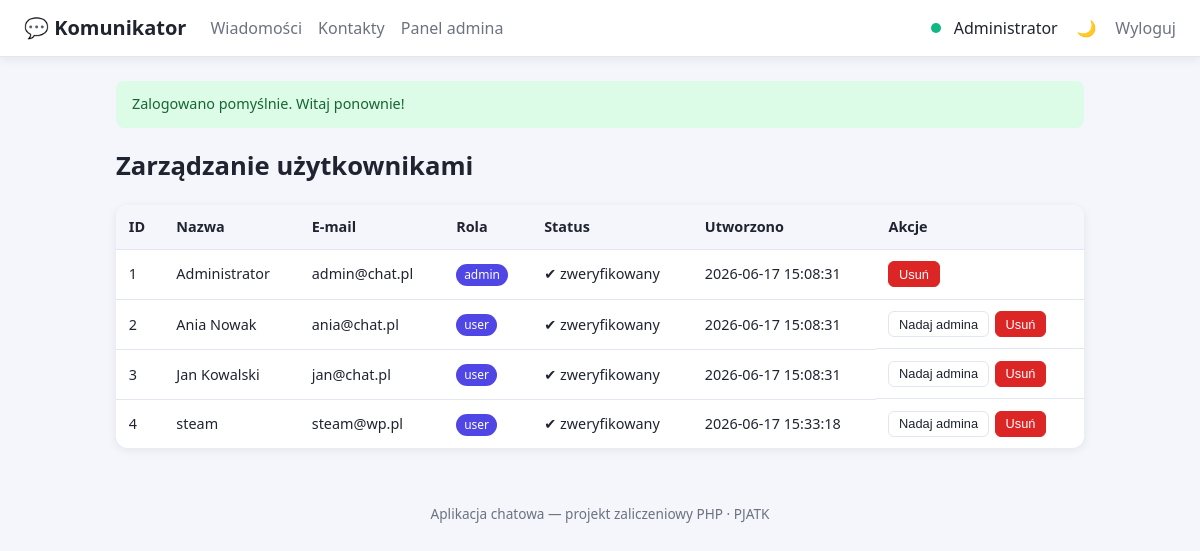
Before: /index.php?page=admin_users (signed in) with the older database file.
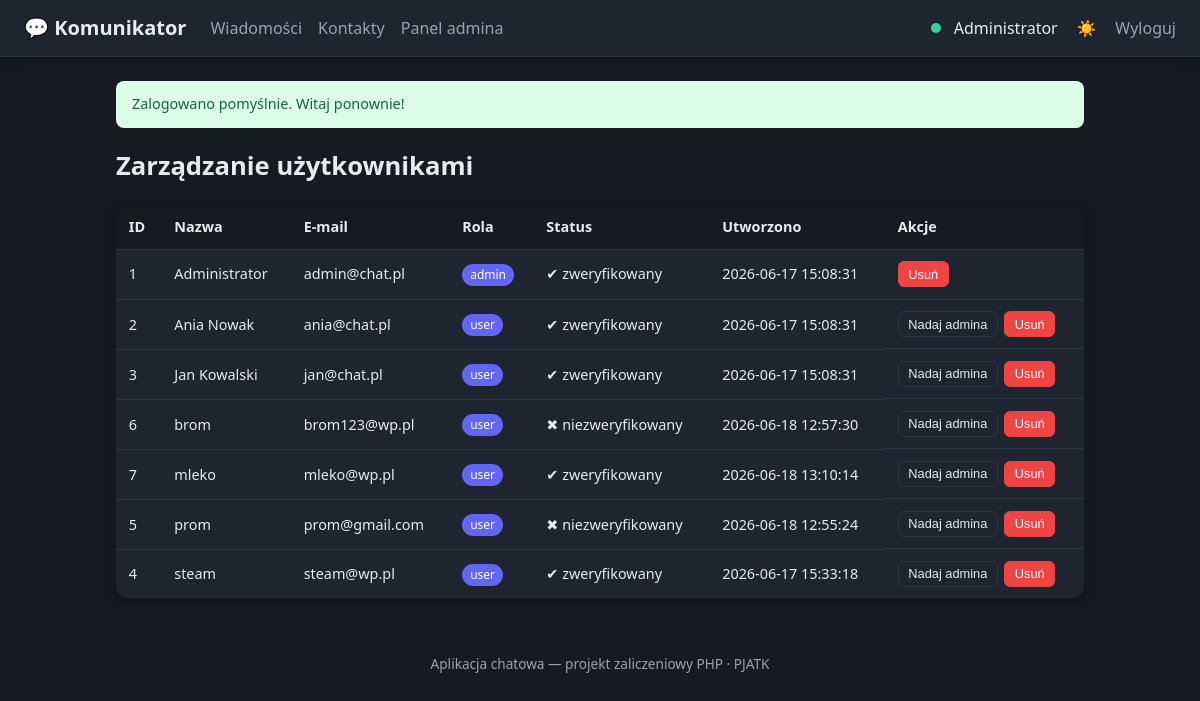
After: the same page with the newer database file.
### tables this page shows
CREATE TABLE users (
    id                 INTEGER PRIMARY KEY AUTOINCREMENT,
    email              TEXT    NOT NULL UNIQUE,
    password_hash      TEXT    NOT NULL,
    display_name       TEXT    NOT NULL,
    role               TEXT    NOT NULL DEFAULT 'user',      -- 'admin' lub 'user'
    is_verified        INTEGER NOT NULL DEFAULT 0,           -- 0 = niezweryfikowany, 1 = e-mail potwierdzony
    verification_token TEXT,                                 -- token z linka aktywacyjnego
    auth_provider      TEXT    NOT NULL DEFAULT 'local',     -- 'local' / 'google' / 'facebook'
    theme              TEXT    NOT NULL DEFAULT 'light',     -- preferencja: 'light' / 'dark'
    is_online          INTEGER NOT NULL DEFAULT 0,           -- status online
    created_at         TEXT    NOT NULL DEFAULT (datetime('now'))
);

### config.php (called while the page is built, shortened)
<?php
spl_autoload_register(function (string $class): void {
    $folders = ['src', 'src/Models', 'src/Controllers'];
    foreach ($folders as $folder) {
        $file = BASE_PATH . "/$folder/$class.php";
        if (is_file($file)) {
            return;
        }
    }
});
function e(?string $value): string
{
    return htmlspecialchars((string) $value, ENT_QUOTES, 'UTF-8');
}
function take_flash(): ?array
{
    $flash = $_SESSION['flash'] ?? null;
    return $flash;
}
function view(string $template, array $data = []): void
{
    extract($data);
    require BASE_PATH . "/views/$template.php";
    $content = ob_get_clean();
    require BASE_PATH . "/views/layout.php";
}

### src/Controllers/AdminController.php (called while the page is built, shortened)
<?php
class AdminController
{
    public function users(): void
    {
        view('admin/users', ['users' => User::all(), 'myId' => (int) Auth::user()['id']]);
    }
}

### index.php (called while the page is built, shortened)
<?php
require __DIR__ . '/config.php';
$routes = [
    'login'        => [AuthController::class,    'login',     'guest'],
    'do_login'     => [AuthController::class,    'doLogin',   'guest'],
    'register'     => [AuthController::class,    'register',  'guest'],
    'do_register'  => [AuthController::class,    'doRegister','guest'],
    'verify'       => [AuthController::class,    'verify',    'guest'],
    'logout'       => [AuthController::class,    'logout',    'auth'],
    'messages'        => [MessageController::class, 'index',  'auth'],
    'message_create'  => [MessageController::class, 'create', 'auth'],
    'message_edit'    => [MessageController::class, 'edit',   'auth'],
    'message_save'    => [MessageController::class, 'save',   'auth'],
    'message_delete'  => [MessageController::class, 'delete', 'auth'],
    'export'          => [MessageController::class, 'export', 'auth'],
    'conversation_create' => [ConversationController::class, 'create', 'auth'],
    'conversation_save'   => [ConversationController::class, 'save',   'auth'],
    'contacts'        => [ContactController::class, 'index',  'auth'],
    'contact_add'     => [ContactController::class, 'add',    'auth'],
    'contact_delete'  => [ContactController::class, 'delete', 'auth'],
    'toggle_theme'    => [SettingsController::class, 'toggleTheme', 'auth'],
    'admin'           => [AdminController::class, 'dashboard',  'admin'],
    'admin_users'     => [AdminController::class, 'users',      'admin'],
    'admin_set_role'  => [AdminController::class, 'setRole',    'admin'],
    'admin_delete'    => [AdminController::class, 'deleteUser', 'admin'],
];
$page = $_GET['page'] ?? (Auth::check() ? 'messages' : 'login');
[$controllerClass, $method, $access] = $routes[$page];
if ($access === 'auth') {
    Auth::requireLogin();
} elseif ($access === 'admin') {
    Auth::requireAdmin();
}
try {
    $controller = new $controllerClass();
    $controller->$method();
} catch (Throwable $ex) {
    show_error(500, 'Wystąpił wewnętrzny błąd serwera.');
}

### src/Database.php (called while the page is built)
<?php
class Database
{
    private static ?PDO $instance = null;
    public static function pdo(): PDO
    {
        if (self::$instance === null) {
            self::$instance = self::connect();
        }
        return self::$instance;
    }
    private static function connect(): PDO
    {
        $pdo = new PDO('sqlite:' . DB_PATH);
        $pdo->setAttribute(PDO::ATTR_ERRMODE, PDO::ERRMODE_EXCEPTION);
        $pdo->setAttribute(PDO::ATTR_DEFAULT_FETCH_MODE, PDO::FETCH_ASSOC);
        $pdo->exec('PRAGMA foreign_keys = ON');
        return $pdo;
    }
    public static function run(string $sql, array $params = []): PDOStatement
    {
        $stmt = self::pdo()->prepare($sql);
        $stmt->execute($params);
        return $stmt;
    }
}

### src/Models/User.php (called while the page is built, shortened)
<?php
class User
{
    public static function find(int $id): ?array
    {
        $stmt = Database::run('SELECT * FROM users WHERE id = :id', [':id' => $id]);
        return $stmt->fetch() ?: null;
    }
    public static function all(): array
    {
        return Database::run('SELECT * FROM users ORDER BY display_name')->fetchAll();
    }
}

### src/Auth.php (called while the page is built, shortened)
<?php
class Auth
{
    public static function check(): bool
    {
        return isset($_SESSION['user_id']);
    }
    public static function user(): ?array
    {
        return User::find((int) $_SESSION['user_id']);
    }
    public static function requireLogin(): void
    {
        if (!self::check() || self::user() === null) {
            unset($_SESSION['user_id']);
            flash('Musisz się zalogować, aby korzystać z aplikacji.', 'error');
            redirect('index.php?page=login');
        }
    }
    public static function requireAdmin(): void
    {
        self::requireLogin();
    }
}

### views/admin/users.php (the view, shortened to what this page needs)
<div class="page-head"><h1>Zarządzanie użytkownikami</h1></div>
<table class="table">
    <thead>
        <tr><th>ID</th><th>Nazwa</th><th>E-mail</th><th>Rola</th><th>Status</th><th>Utworzono</th><th>Akcje</th></tr>
    </thead>
    <tbody>
    <?php foreach ($users as $u): ?>
        <tr>
            <td><?= (int) $u['id'] ?></td>
            <td><?= e($u['display_name']) ?></td>
            <td><?= e($u['email']) ?></td>
            <td><span class="badge"><?= e($u['role']) ?></span></td>
            <td><?= $u['is_verified'] ? '✔ zweryfikowany' : '✖ niezweryfikowany' ?></td>
            <td><?= e($u['created_at']) ?></td>
            <td class="actions">
                <?php if ((int) $u['id'] !== $myId): ?>
                    <form method="post" action="index.php?page=admin_set_role" class="inline">
                        <button class="btn-sm" type="submit">
                            <?= $u['role'] === 'admin' ? 'Odbierz admina' : 'Nadaj admina' ?>
                        </button>
                    </form>
                <?php endif; ?>
                <form method="post" action="index.php?page=admin_delete" class="inline"
                      onsubmit="return confirm('Usunąć użytkownika?');">
                    <button class="btn-sm btn-danger" type="submit">Usuń</button>
                </form>
            </td>
        </tr>
    <?php endforeach; ?>
    </tbody>
</table>

### views/layout.php (shortened to what this page needs)
<?php
$currentUser = Auth::user();
$theme = $currentUser['theme'] ?? 'light';
$flash = take_flash();
?>
<!DOCTYPE html>
<html lang="pl" data-theme="<?= e($theme) ?>">
<head>
    <link rel="stylesheet" href="public/css/style.css">
</head>
<body>
<header class="topbar">
    <a class="brand" href="index.php?page=messages">💬 Komunikator</a>
    <?php if ($currentUser): ?>
        <nav class="nav">
            <a href="index.php?page=messages">Wiadomości</a>
            <a href="index.php?page=contacts">Kontakty</a>
            <?php if ($currentUser['role'] === 'admin'): ?>
                <a href="index.php?page=admin">Panel admina</a>
            <?php endif; ?>
        </nav>
        <div class="user-box">
            <span class="online-dot" title="online"></span>
            <span><?= e($currentUser['display_name']) ?></span>
            <form method="post" action="index.php?page=toggle_theme" class="inline">
                <button class="btn-link" title="Zmień motyw">
                    <?= $theme === 'dark' ? '☀️' : '🌙' ?>
                </button>
            </form>
            <a class="btn-link" href="index.php?page=logout">Wyloguj</a>
        </div>
    <?php endif; ?>
</header>
<main class="container">
    <?php if ($flash): ?>
        <div class="flash flash-<?= e($flash['type']) ?>"><?= e($flash['message']) ?></div>
    <?php endif; ?>
    <?= $content ?>
</main>
<footer class="footer">
    Aplikacja chatowa — projekt zaliczeniowy PHP &middot; PJATK
</footer>
</body>
</html>

### public/css/style.css (style rules this page uses)
:root, [data-theme="light"] { --bg: #f4f6fb; --surface: #ffffff; --text: #1f2430; --muted: #6b7280; --border: #e2e6ef; --primary: #4f46e5; --primary-d: #4338ca; --danger: #dc2626; --accent: #10b981; --shadow: 0 2px 10px rgba(20, 30, 60, .08); }
[data-theme="dark"] { --bg: #161a23; --surface: #1f2530; --text: #e8eaf0; --muted: #9aa3b2; --border: #2c3442; --primary: #6366f1; --primary-d: #818cf8; --danger: #ef4444; --accent: #34d399; --shadow: 0 2px 12px rgba(0, 0, 0, .35); }
* { box-sizing: border-box; }
body { margin: 0; font-family: "Segoe UI", Roboto, system-ui, sans-serif; background: var(--bg); color: var(--text); line-height: 1.5; }
a { color: var(--primary); text-decoration: none; }
.topbar { display: flex; align-items: center; gap: 1.5rem; background: var(--surface); border-bottom: 1px solid var(--border); padding: .8rem 1.5rem; box-shadow: var(--shadow); }
.brand { font-size: 1.25rem; font-weight: 700; color: var(--text); }
.nav { display: flex; gap: 1rem; }
.nav a { color: var(--muted); font-weight: 500; }
.user-box { margin-left: auto; display: flex; align-items: center; gap: .8rem; }
.online-dot { width: 10px; height: 10px; border-radius: 50%; background: var(--accent); display: inline-block; }
.container { max-width: 1000px; margin: 1.5rem auto; padding: 0 1rem; }
.footer { text-align: center; color: var(--muted); padding: 2rem 0; font-size: .85rem; }
.page-head { display: flex; align-items: center; justify-content: space-between; margin-bottom: 1rem; }
h1 { font-size: 1.6rem; margin: .2rem 0; }
.btn-link { background: none; border: none; cursor: pointer; color: var(--muted); font-size: 1rem; }
.btn-sm { padding: .3rem .6rem; font-size: .8rem; border-radius: 6px; border: 1px solid var(--border); background: var(--surface); color: var(--text); cursor: pointer; }
.btn-danger { color: #fff; background: var(--danger); border-color: var(--danger); }
.inline { display: inline; }
.table { width: 100%; border-collapse: collapse; background: var(--surface); border-radius: 12px; overflow: hidden; box-shadow: var(--shadow); }
.table th, .table td { padding: .7rem .8rem; text-align: left; border-bottom: 1px solid var(--border); font-size: .9rem; }
.table th { background: var(--bg); font-weight: 600; }
.table tr:last-child td { border-bottom: none; }
.actions { display: flex; gap: .4rem; align-items: center; }
.badge { background: var(--primary); color: #fff; padding: .15rem .5rem; border-radius: 20px; font-size: .75rem; }
.flash { padding: .8rem 1rem; border-radius: 8px; margin-bottom: 1rem; font-size: .9rem; }
.flash-success { background: #dcfce7; color: #166534; }

Changed rows visible on the page:
changed users "Administrator": theme "light" → "dark" (drawn)
added users: id "6", display_name "brom", email "brom123@wp.pl", role "user", is_verified "✖ niezweryfikowany", created_at "2026-06-18 12:57:30", shows "Nadaj admina"
added users: id "7", display_name "mleko", email "mleko@wp.pl", role "user", is_verified "✔ zweryfikowany", created_at "2026-06-18 13:10:14", shows "Nadaj admina"
added users: id "5", display_name "prom", email "prom@gmail.com", role "user", is_verified "✖ niezweryfikowany", created_at "2026-06-18 12:55:24", shows "Nadaj admina"
